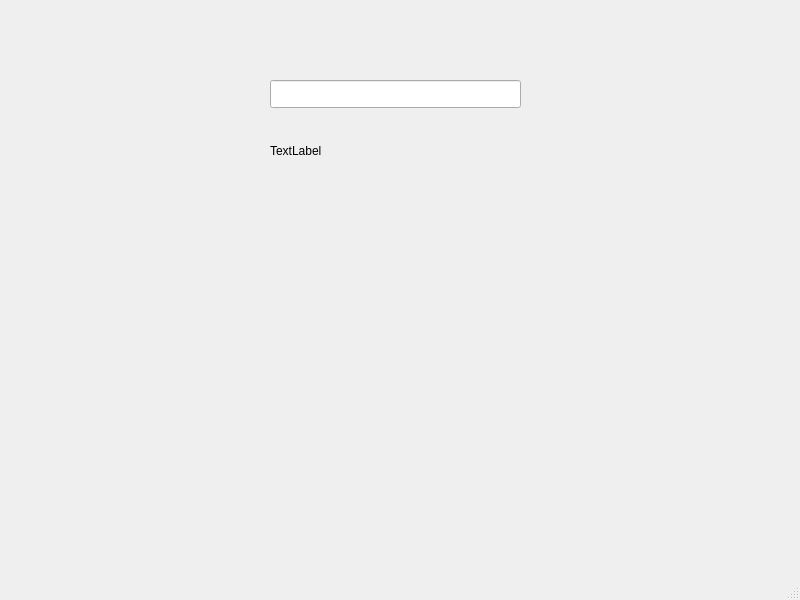
<?xml version="1.0" encoding="UTF-8"?>
<ui version="4.0">
 <class>MainWindow</class>
 <widget class="QMainWindow" name="MainWindow">
  <property name="geometry">
   <rect>
    <x>0</x>
    <y>0</y>
    <width>800</width>
    <height>600</height>
   </rect>
  </property>
  <property name="windowTitle">
   <string>MainWindow</string>
  </property>
  <widget class="QWidget" name="centralwidget">
   <widget class="QLineEdit" name="lineEdit">
    <property name="geometry">
     <rect>
      <x>270</x>
      <y>80</y>
      <width>251</width>
      <height>28</height>
     </rect>
    </property>
   </widget>
   <widget class="QLabel" name="label">
    <property name="geometry">
     <rect>
      <x>270</x>
      <y>110</y>
      <width>251</width>
      <height>81</height>
     </rect>
    </property>
    <property name="text">
     <string>TextLabel</string>
    </property>
   </widget>
  </widget>
  <widget class="QMenuBar" name="menubar">
   <property name="geometry">
    <rect>
     <x>0</x>
     <y>0</y>
     <width>800</width>
     <height>25</height>
    </rect>
   </property>
  </widget>
  <widget class="QStatusBar" name="statusbar"/>
 </widget>
 <resources/>
 <connections/>
</ui>
